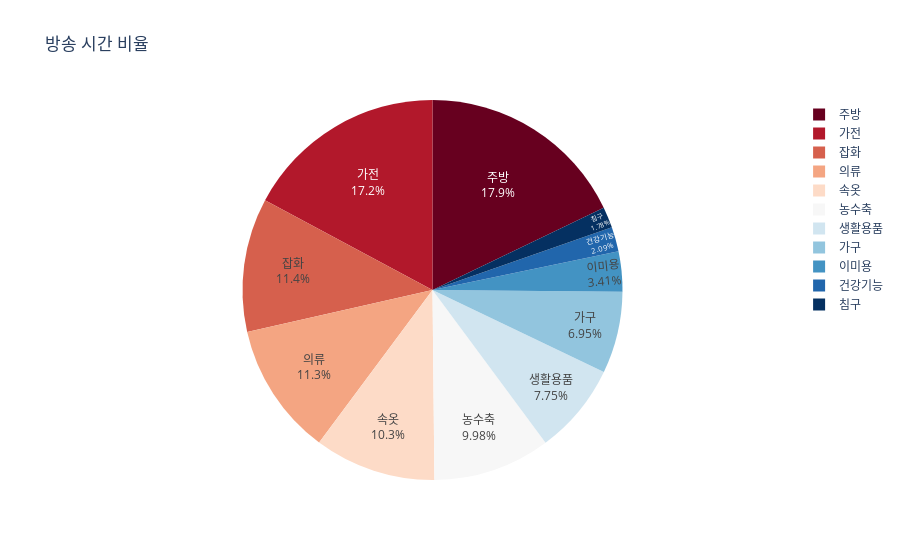

Here is the notebook cell this chart was saved with:
### Code cell
df = train.groupby(['상품군', 'unique_name']).sum()
fig = px.pie(df, values='노출(분)', names=[x[0] for x in df.index], title='방송 시간 비율', color_discrete_sequence=px.colors.sequential.RdBu)
fig.update_traces(textposition='inside', textinfo='percent+label')
fig.show()

### Figure 1 — Plotly figure (JSON) as saved in the notebook; plotly's stock layout.template omitted (floating-point values rounded to 4 significant figures; data arrays with more than 128 entries replaced by an {"elided": "..."} marker saying what was removed)
{"data": [{"domain": {"x": [0, 1], "y": [0, 1]}, "hovertemplate": "label=%{label}<br>노출(분)=%{value}<extra></extra>", "labels": {"elided": "1488 str values"}, "legendgroup": "", "name": "", "showlegend": true, "textinfo": "percent+label", "textposition": "inside", "type": "pie", "values": {"elided": "1488 float values"}}], "layout": {"legend": {"tracegroupgap": 0}, "piecolorway": ["rgb(103,0,31)", "rgb(178,24,43)", "rgb(214,96,77)", "rgb(244,165,130)", "rgb(253,219,199)", "rgb(247,247,247)", "rgb(209,229,240)", "rgb(146,197,222)", "rgb(67,147,195)", "rgb(33,102,172)", "rgb(5,48,97)"], "title": {"text": "방송 시간 비율"}}}
